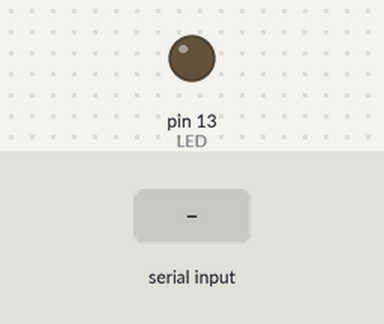
Bench run of a sketch on a simulated Arduino Uno, built with avr-gcc and run on an emulated ATmega328P. Parts: output pins drawn as LEDs (lit = HIGH). The test bench sets the inputs (shaded band).

Above: at 1.2 s.
1.3 s: "T" received over Serial
At 1.7 s:
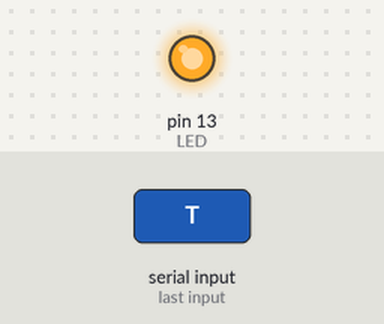
Timing chart, 0 to 4.3 s (numbered marks = the images above; inputs shaded):
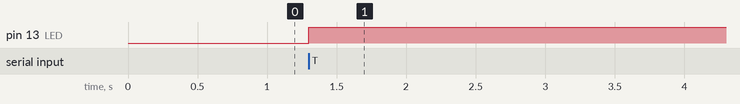

Measured:
- after the input at 1.3 s, pin 13 (LED): LOW → HIGH at once

The sketch:

ClapSwitch_Arduino.ino
```cpp
const int LED = 13;
bool state = false;

void setup() {
  pinMode(LED, OUTPUT);
  Serial.begin(9600);
}

void loop() {

  if (Serial.available()) {

    char c = Serial.read();

    if (c == 'T') {
      state = !state;
      digitalWrite(LED, state);
    }

  }

}
```
